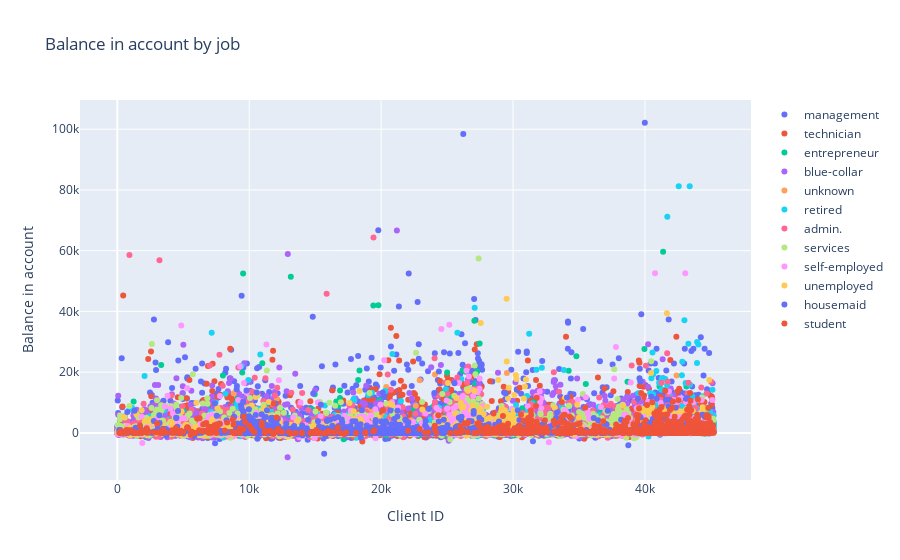

The cell this chart's notebook holds for it:
### Markdown cell above
Most of our clients are **young**, as the mean of the age is 40 years old. However, they have enough age for them to have finished more than secondary, so it seems most of them already are in the educational level they are seeking.

### Code cell
# Descriptivo 3: Balance según trabajo
len(df['job'].unique())

df['id'] = range(0, len(df))

data = []
for job in df['job'].unique():
    df_group = df[df['job'] == job]
    trace = go.Scatter(x=df_group['id'], 
                        y=df_group['balance'],
                        mode='markers',
                        name=job)
    data.append(trace)

# Layout of the plot
layout = go.Layout(
    title='Balance in account by job',
    xaxis=dict(title='Client ID'),
    yaxis=dict(title='Balance in account'),
    showlegend=True
)
fig3 = go.Figure(data=data, layout=layout)

# Show the plot
fig3.show()

### Figure 1 — Plotly figure (JSON) as saved in the notebook; plotly's stock layout.template omitted (floating-point values rounded to 4 significant figures; data arrays with more than 128 entries replaced by an {"elided": "..."} marker saying what was removed)
{"data": [{"mode": "markers", "name": "management", "type": "scatter", "x": {"elided": "9458 int values"}, "y": {"elided": "9458 int values"}}, {"mode": "markers", "name": "technician", "type": "scatter", "x": {"elided": "7597 int values"}, "y": {"elided": "7597 int values"}}, {"mode": "markers", "name": "entrepreneur", "type": "scatter", "x": {"elided": "1487 int values"}, "y": {"elided": "1487 int values"}}, {"mode": "markers", "name": "blue-collar", "type": "scatter", "x": {"elided": "9732 int values"}, "y": {"elided": "9732 int values"}}, {"mode": "markers", "name": "unknown", "type": "scatter", "x": {"elided": "288 int values"}, "y": {"elided": "288 int values"}}, {"mode": "markers", "name": "retired", "type": "scatter", "x": {"elided": "2264 int values"}, "y": {"elided": "2264 int values"}}, {"mode": "markers", "name": "admin.", "type": "scatter", "x": {"elided": "5171 int values"}, "y": {"elided": "5171 int values"}}, {"mode": "markers", "name": "services", "type": "scatter", "x": {"elided": "4154 int values"}, "y": {"elided": "4154 int values"}}, {"mode": "markers", "name": "self-employed", "type": "scatter", "x": {"elided": "1579 int values"}, "y": {"elided": "1579 int values"}}, {"mode": "markers", "name": "unemployed", "type": "scatter", "x": {"elided": "1303 int values"}, "y": {"elided": "1303 int values"}}, {"mode": "markers", "name": "housemaid", "type": "scatter", "x": {"elided": "1240 int values"}, "y": {"elided": "1240 int values"}}, {"mode": "markers", "name": "student", "type": "scatter", "x": {"elided": "938 int values"}, "y": {"elided": "938 int values"}}], "layout": {"showlegend": true, "title": {"text": "Balance in account by job"}, "xaxis": {"title": {"text": "Client ID"}}, "yaxis": {"title": {"text": "Balance in account"}}}}
